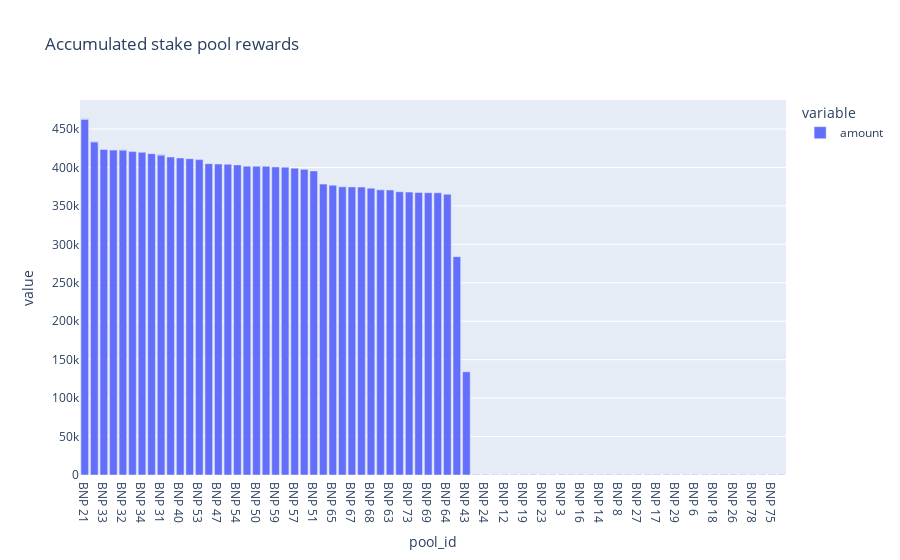

This figure's notebook cell:
### Code cell
import json
with open(Path().cwd() / '../data/binance_pool_names.json', 'r') as f:
    binance_pool_names = json.load(f)
    
pd.options.plotting.backend = 'plotly'
staking_rewards = joined_internal[joined_internal['utxo_type'] == 'output'].groupby('pool_id')['amount'].sum().sort_values(ascending=False)
print('Staking rewards:', staking_rewards.rename(index=binance_pool_names).sum(), 'ADA')
staking_rewards.rename(index=binance_pool_names).plot(kind='bar', title='Accumulated stake pool rewards')

### Figure 1 — Plotly figure (JSON) as saved in the notebook; plotly's stock layout.template omitted (floating-point values rounded to 4 significant figures)
{"data": [{"alignmentgroup": "True", "hovertemplate": "variable=amount<br>pool_id=%{x}<br>value=%{y}<extra></extra>", "legendgroup": "amount", "marker": {"color": "#636efa", "pattern": {"shape": ""}}, "name": "amount", "offsetgroup": "amount", "orientation": "v", "showlegend": true, "textposition": "auto", "type": "bar", "x": ["BNP 21", "BNP 30", "BNP 33", "BNP 35", "BNP 32", "BNP 38", "BNP 34", "BNP 41", "BNP 31", "BNP 42", "BNP 40", "BNP 36", "BNP 53", "BNP 49", "BNP 47", "BNP 55", "BNP 54", "BNP 46", "BNP 50", "BNP 58", "BNP 59", "BNP 56", "BNP 57", "BNP 48", "BNP 51", "BNP 71", "BNP 65", "BNP 72", "BNP 67", "BNP 70", "BNP 68", "BNP 66", "BNP 63", "BNP 60", "BNP 73", "BNP 61", "BNP 69", "BNP 62", "BNP 64", "BNP 45", "BNP 43", "BNP 15", "BNP 24", "BNP 5", "BNP 12", "BNP 13", "BNP 19", "BNP 4", "BNP 23", "BNP 11", "BNP 30", "BNP 3", "BNP 7", "BNP 16", "BNP 10", "BNP 14", "BNP 28", "BNP 21", "BNP 8", "BNP 1", "BNP 27", "BNP 2", "BNP 31", "BNP 17", "BNP 9", "BNP 29", "BNP 20", "BNP 6", "BNP 22", "BNP 18", "BNP 25", "BNP 26", "BNP 32", "BNP 74", "BNP 78", "BNP 77", "BNP 75", "BNP 76"], "xaxis": "x", "y": [462800.0, 433300.0, 423400.0, 422600.0, 422600.0, 420600.0, 419700.0, 418000.0, 416200.0, 413600.0, 412300.0, 411400.0, 410200.0, 405000.0, 404500.0, 404200.0, 403300.0, 401600.0, 401500.0, 401500.0, 400600.0, 400400.0, 399100.0, 397500.0, 395500.0, 378300.0, 377000.0, 374800.0, 374700.0, 374500.0, 373100.0, 370900.0, 370700.0, 368400.0, 368000.0, 367400.0, 367200.0, 367000.0, 365100.0, 284000.0, 134200.0, 552.9, 552.9, 552.9, 552.9, 552.9, 552.9, 552.9, 552.9, 552.9, 552.9, 552.9, 552.9, 552.9, 552.9, 552.9, 552.9, 552.9, 552.9, 552.9, 552.9, 552.9, 552.9, 552.9, 552.9, 552.9, 552.9, 552.9, 552.9, 552.9, 552.9, 552.9, 536.5, 535.5, 535.5, 535.5, 535.5, 535.5], "yaxis": "y"}], "layout": {"barmode": "relative", "legend": {"title": {"text": "variable"}, "tracegroupgap": 0}, "title": {"text": "Accumulated stake pool rewards"}, "xaxis": {"anchor": "y", "domain": [0, 1], "title": {"text": "pool_id"}}, "yaxis": {"anchor": "x", "domain": [0, 1], "title": {"text": "value"}}}}
